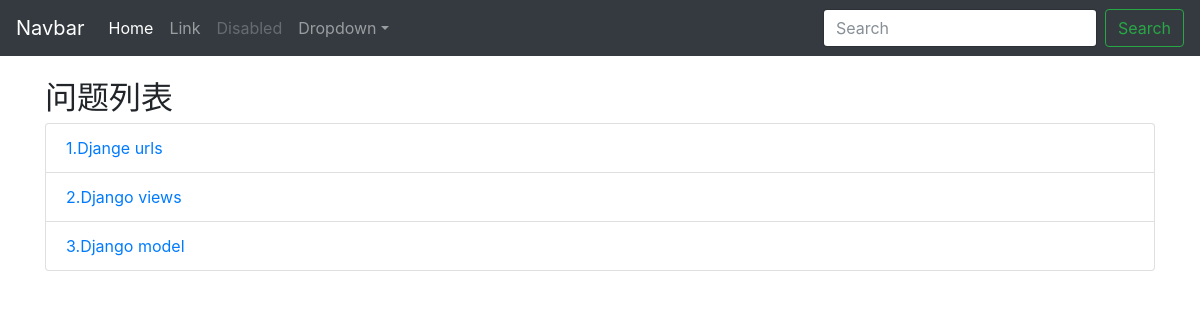
The page /polls/ on the database as committed earlier.
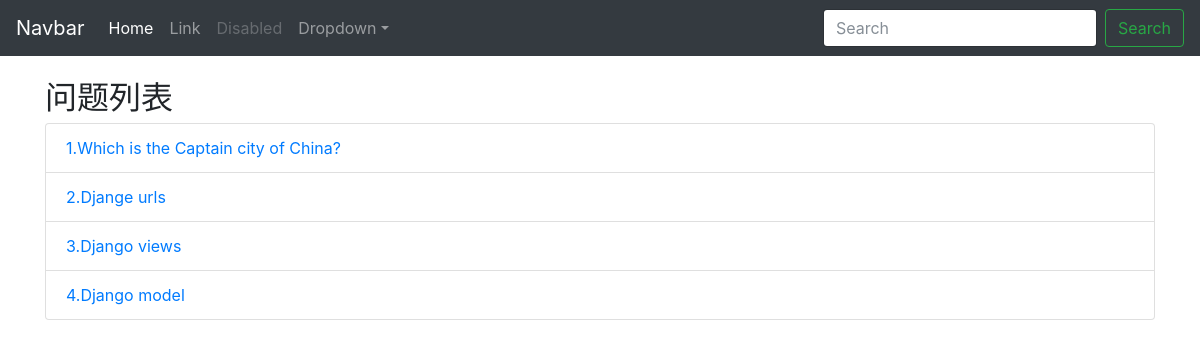
The same page on the database as committed later.
### polls/models.py (models this page shows, shortened)
class Question(models.Model):
    question_text = models.CharField(max_length=200)
    pub_date = models.DateTimeField('date published')
    def was_published_recently(self):
        return self.pub_date >= timezone.now() - datetime.timedelta(days=1)
    was_published_recently.admin_order_field = 'pub_date'
    was_published_recently.boolean = True
    was_published_recently.short_description = 'Published recently?'

### polls/views.py (the view)
def index(request):
    latest_question_list = Question.objects.order_by('-pub_date')[:5]
    context = {'latest_question_list': latest_question_list, }
    return render(request, 'polls/index.html', context)

### polls/templates/polls/index.html (shortened to what this page needs)
{% extends 'polls/base.html' %}
{% load static %}
{% block container %}
<h2>问题列表</h2>
{% if latest_question_list %}
    <ul class="list-group">
        {% for question in latest_question_list %}
        <li class="list-group-item"><a href="{% url 'polls:detail' question.id %}">{{ forloop.counter }}.{{ question.question_text }}</a></li>
        {% endfor %}
    </ul>
{% else %}
    <p>No polls are available.</p>
{% endif %}
{% endblock %}

Rows that differ between the two databases and show on the page:
added Question: question_text "Which is the Captain city of China?"
